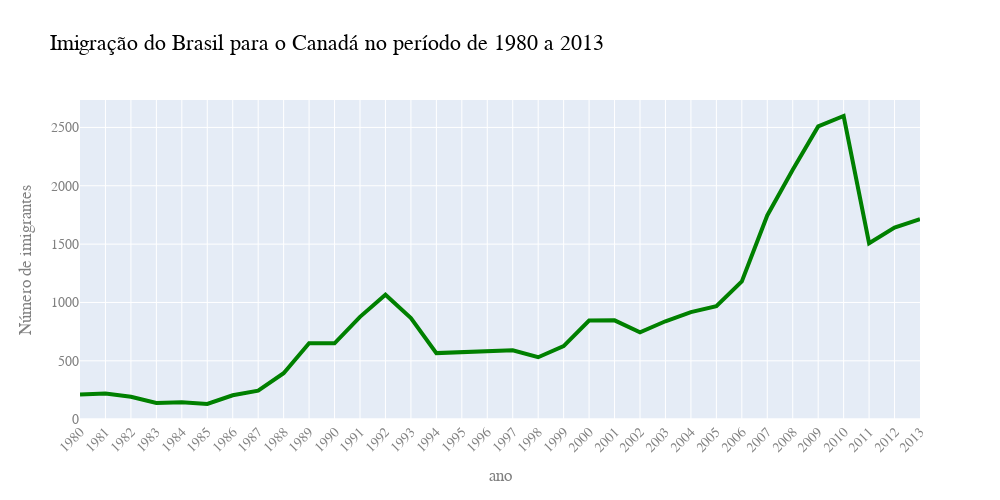

This figure's notebook cell:
### Markdown cell above
## Módulo 5 - Gráficos interativos com Plotly - aula 05 - Alterando as cores com Plotly

### Code cell
fig = px.line(dados_brasil, x='ano', y='imigrantes', 
              title='Imigração do Brasil para o Canadá no período de 1980 a 2013')
fig.update_traces(line_color='green', line_width=4)
fig.update_layout(width=1000, height=500, 
                  xaxis={'tickangle':-45}, 
                  font_family='Arial',
                  font_size=14,
                  font_color='grey',
                  title_font_color='black',
                  title_font_size=22,
                  xaxis_title='ano', 
                  yaxis_title='Número de imigrantes')
fig.show()

### Figure 1 — Plotly figure (JSON) as saved in the notebook; plotly's stock layout.template omitted (floating-point values rounded to 4 significant figures)
{"data": [{"hovertemplate": "ano=%{x}<br>imigrantes=%{y}<extra></extra>", "legendgroup": "", "line": {"color": "green", "dash": "solid", "width": 4}, "marker": {"symbol": "circle"}, "mode": "lines", "name": "", "orientation": "v", "showlegend": false, "type": "scatter", "x": ["1980", "1981", "1982", "1983", "1984", "1985", "1986", "1987", "1988", "1989", "1990", "1991", "1992", "1993", "1994", "1995", "1996", "1997", "1998", "1999", "2000", "2001", "2002", "2003", "2004", "2005", "2006", "2007", "2008", "2009", "2010", "2011", "2012", "2013"], "xaxis": "x", "y": [211, 220, 192, 139, 145, 130, 205, 244, 394, 650, 650, 877, 1066, 866, 566, 572, 586, 591, 531, 626, 845, 847, 745, 839, 917, 969, 1181, 1746, 2138, 2509, 2598, 1508, 1642, 1714], "yaxis": "y"}], "layout": {"font": {"color": "grey", "family": "Arial", "size": 14}, "height": 500, "legend": {"tracegroupgap": 0}, "title": {"font": {"color": "black", "size": 22}, "text": "Imigração do Brasil para o Canadá no período de 1980 a 2013"}, "width": 1000, "xaxis": {"anchor": "y", "domain": [0, 1], "tickangle": -45, "title": {"text": "ano"}}, "yaxis": {"anchor": "x", "domain": [0, 1], "title": {"text": "Número de imigrantes"}}}}
